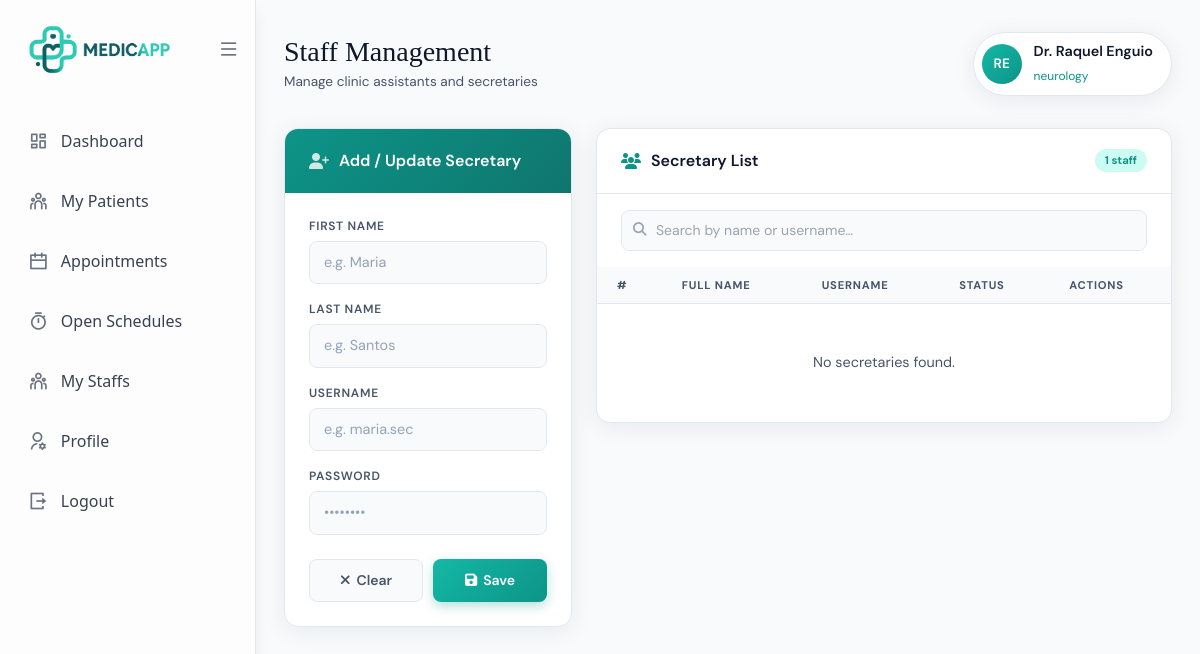
/doctor/secretary (signed in), run on the app's committed database.
### app/models/doctor.py (models this page shows)
class Doctor(db.Model):
    __tablename__ = "doctor"
    doctor_id: Mapped[int] = mapped_column(Integer, primary_key=True, autoincrement=True)
    account_id: Mapped[int] = mapped_column(ForeignKey("account.account_id"), unique=True)
    firstname: Mapped[str] = mapped_column(String(50), nullable=False)
    middlename: Mapped[str] = mapped_column(String(50), nullable=True)
    lastname: Mapped[str] = mapped_column(String(50), nullable=False)
    age: Mapped[int] = mapped_column(Integer, nullable=False)
    bloodtype: Mapped[str] = mapped_column(String(10), nullable=True)
    height: Mapped[str] = mapped_column(String(10), nullable=True)
    weight: Mapped[str] = mapped_column(String(10), nullable=True)
    specialization: Mapped[str] = mapped_column(String(100), nullable=True)
    gender: Mapped[str] = mapped_column(String(10), nullable=False)
    dob: Mapped[str] = mapped_column(String(10), nullable=False)
    pob: Mapped[str] = mapped_column(String(100), nullable=False)
    civilstatus: Mapped[str] = mapped_column(String(20), nullable=False)
    degree: Mapped[str] = mapped_column(String(100), nullable=False)
    nationality: Mapped[str] = mapped_column(String(100), nullable=False)
    religion: Mapped[str] = mapped_column(String(100), nullable=False)
    phone: Mapped[str] = mapped_column(String(20), nullable=False)
    email: Mapped[str] = mapped_column(String(100), nullable=False)
    profile_image: Mapped[str | None] = mapped_column(String(255), nullable=True)
    status: Mapped[str] = mapped_column(String(50), nullable=False, default='active')
    created_at: Mapped[datetime] = mapped_column(DateTime, default=datetime.utcnow, nullable=False)
    account: Mapped["Account"] = relationship(back_populates="doctor")
    appointments: Mapped[list["Appointment"]] = relationship(back_populates="doctor")
    records: Mapped[list["MedicalRecord"]] = relationship(back_populates="doctor")
    doctor_schedule: Mapped["Doctor_Schedule"] = relationship(back_populates="doctor")
    secretary: Mapped["Doctor_Secretary"] = relationship(back_populates="doctor")

### app/routes/doctor/secretary.py (the view)
@doctor_bp.route("/secretary")
@login_required
def list_secretaries():
    if current_user.role != "doctor":
        return redirect (url_for('misc.forbidden'))
    doctor = Doctor.query.filter_by(
        account_id=current_user.account_id
    ).first_or_404()
    secretaries = Doctor_Secretary.query.filter_by(
        doctor_id=doctor.doctor_id
    ).all()
    return render_template(
        "doctor/doctor_secretary.html",
        secretaries=secretaries,
        doctor=doctor
    )

### app/models/account.py (called while the page is built)
    @property
    def is_authenticated(self):
        return True

### app/routes/auth/login.py (called while the page is built)
@login_manager.user_loader
def load_user(account_id):
    return Account.query.get(int(account_id))

### app/templates/doctor/doctor_secretary.html (shortened to what this page needs)
{% extends 'base/layout.html' %}
{% block content %}
{% include 'doctor/doctor_sidebar.html' %}
{% include 'base/notification.html' %}
<div class="w-full sm-page">
  <div class="sm-header">
    <div class="sm-header-left">
      <h1>Staff Management</h1>
      <p>Manage clinic assistants and secretaries</p>
    </div>
    <div class="sm-doctor-chip">
      <div class="sm-avatar">
        {% if doctor.profile_image %}
          <img src="{{ doctor.profile_image }}" alt="avatar">
        {% else %}
          {{ doctor.firstname[0] }}{{ doctor.lastname[0] }}
        {% endif %}
      </div>
      <div class="sm-doctor-info">
        <strong>Dr. {{ doctor.firstname }} {{ doctor.lastname }}</strong>
        <span>{{ doctor.specialization }}</span>
      </div>
    </div>
  </div>
  <div class="sm-body">
    <div class="sm-form-card">
        <div class="sm-form-header">
            <i class="fas fa-user-plus"></i>
            <h2>Add / Update Secretary</h2>
        </div>
        <form method="POST"
                action="{{ url_for('doctor.create_secretary') }}"
                id="secretaryForm">
            <div class="sm-form-body">
            <div class="sm-field">
                <label>First Name</label>
                <input type="text" name="firstname" id="firstname" placeholder="e.g. Maria" required>
            </div>
            <div class="sm-field">
                <label>Last Name</label>
                <input type="text" name="lastname" id="lastname" placeholder="e.g. Santos" required>
            </div>
            <div class="sm-field">
                <label>Username</label>
                <input type="text" name="username" id="username" placeholder="e.g. maria.sec" required>
            </div>
            <div class="sm-field">
                <label>Password</label>
                <input type="password" name="password" id="password" placeholder="••••••••">
            </div>
            </div>
            <div class="sm-form-actions">
            <button type="button" class="btn btn-clear" onclick="clearForm()">
                <i class="fas fa-xmark"></i> Clear
            </button>
            <button type="submit" class="btn btn-save">
                <i class="fas fa-floppy-disk"></i> Save
            </button>
            </div>
        </form>
    </div>
    <div class="sm-list-card">
      <div class="sm-list-header">
        <div class="sm-list-header-left">
          <i class="fas fa-users"></i>
          <h2>Secretary List</h2>
        </div>
        <span class="sm-badge">1 staff</span>
      </div>
      <div class="sm-search">
        <i class="fas fa-magnifying-glass"></i>
        <input type="text" placeholder="Search by name or username…">
      </div>
      <div class="sm-table-wrap">
        <table>
          <thead>
            <tr>
              <th>#</th>
              <th>Full Name</th>
              <th>Username</th>
              <th>Status</th>
              <th>Actions</th>
            </tr>
          </thead>
          <tbody>
            {% for s in secretaries %}
            <tr>
                <td><span class="sm-id-badge">{{ loop.index }}</span></td>
                <td>
                <div class="sm-name-cell">
                    <div class="sm-row-avatar">
                    {{ s.firstname[0] }}{{ s.lastname[0] }}
                    </div>
                    <div>
                    <div class="sm-row-name">{{ s.firstname }} {{ s.lastname }}</div>
                    <div class="sm-row-sub">Secretary</div>
                    </div>
                </div>
                </td>
                <td><span class="sm-row-sub">{{ s.account.username }}</span></td>
                <td><span class="sm-status active">Active</span></td>
                <td>
                <div class="sm-actions">
                    <button type="button"
                            class="icon-btn icon-btn-edit"
                            title="Edit"
                            onclick="editSecretary('{{ s.secretary_id }}','{{ s.firstname }}','{{ s.lastname }}')">
                    <i class="fas fa-pen"></i>
                    </button>
                    <form method="POST"
                        action="{{ url_for('doctor.delete_secretary', secretary_id=s.secretary_id) }}"
                        onsubmit="return confirm('Delete this secretary?');">
                    <button type="submit" class="icon-btn icon-btn-delete" title="Delete">
                        <i class="fas fa-trash-can"></i>
                    </button>
                    </form>
                </div>
                </td>
            </tr>
            {% else %}
            <tr>
                <td colspan="5" class="sm-empty">
                <p>No secretaries found.</p>
                </td>
            </tr>
            {% endfor %}
            </tbody>
        </table>
      </div>
    </div>
  </div>
</div>
{% endblock %}

### data on the page
Doctor: firstname "R", lastname "E", firstname "Raquel", lastname "Enguio", specialization "neurology"
